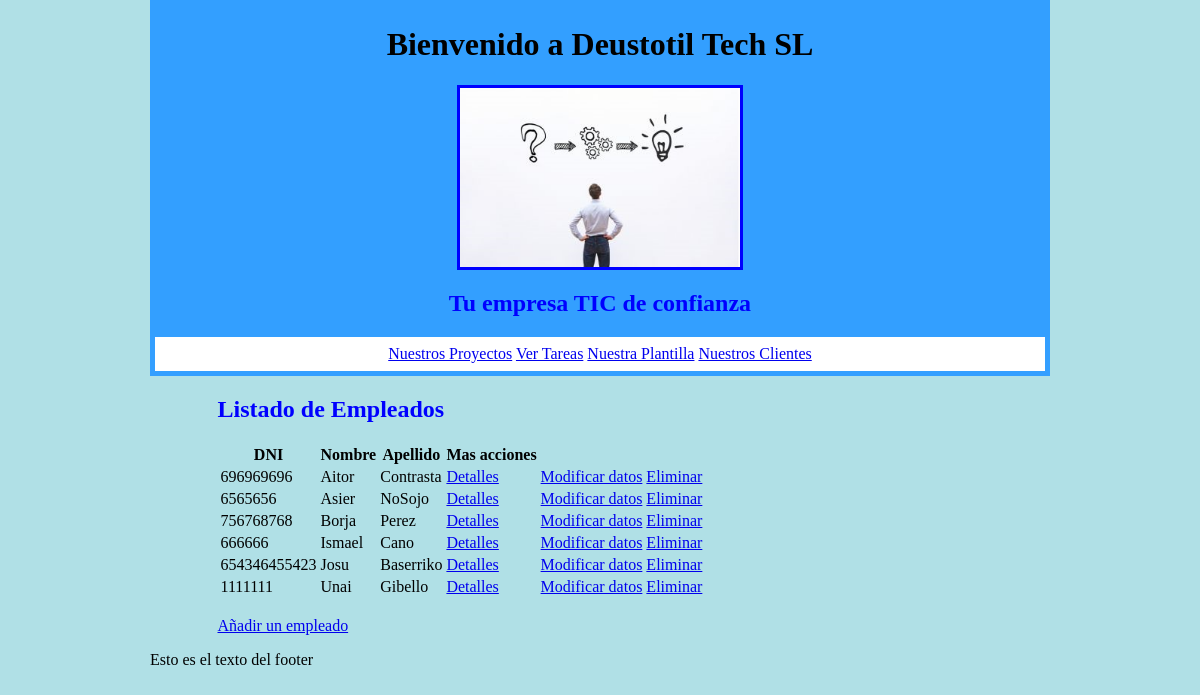
Page /index/lista_empleados/ on the earlier database version.
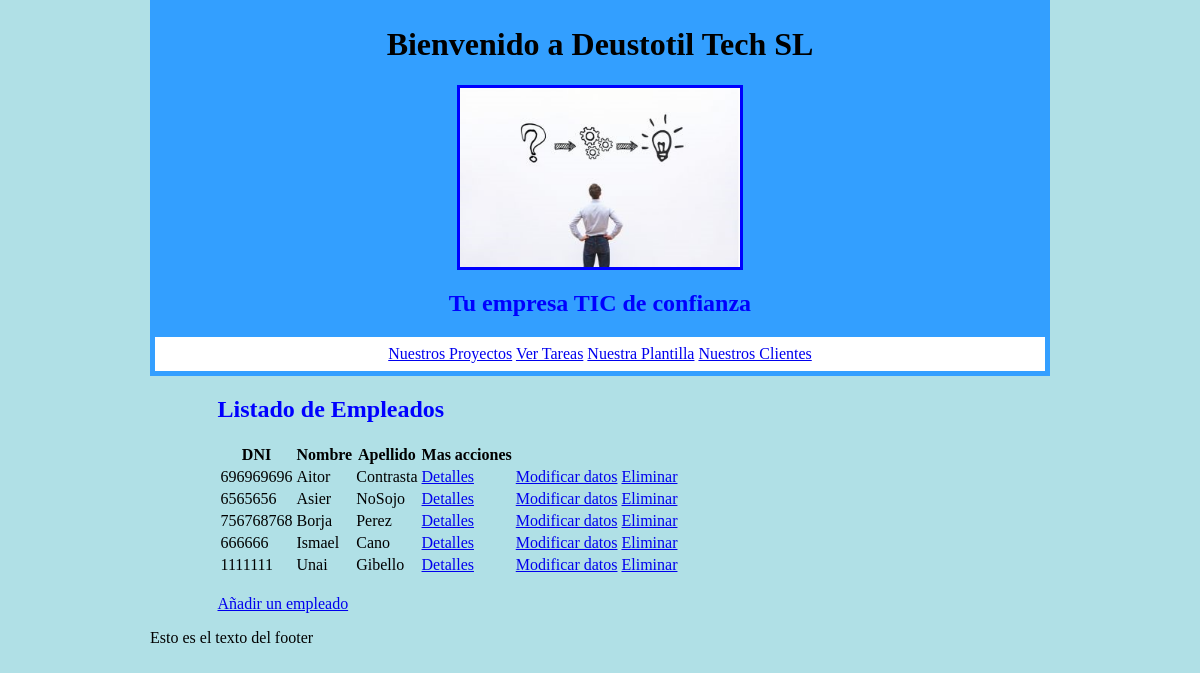
Same page on the later database version.
### appDeustotilTECHSL/models.py (models this page shows, shortened)
class Empleado(models.Model):
    dni = models.CharField(max_length=12)
    nombre = models.CharField(max_length=25)
    apellido1 = models.CharField(max_length=25)
    apellido2 = models.CharField(max_length=25)
    email = models.EmailField()
    telefono = models.IntegerField()

### appDeustotilTECHSL/views.py (the view)
# urls.py: path('lista_empleados/', views.EmpleadoListView.as_view(), name='lista_empleados'),
class EmpleadoListView(ListView):
    model = Empleado
    queryset = Empleado.objects.order_by('nombre')
    template_name = "lista_empleados.html"
    def get_context_data(self, **kwargs):
        context = super(EmpleadoListView, self).get_context_data(**kwargs)
        context['titulo_pagina'] = 'Listado de Empleados'
        return context

### appDeustotilTECHSL/templates/lista_empleados.html
{% extends 'index.html' %}
{% block contenido %}
<table>
    <thead>
        <tr>
            <th>DNI</th>
            <th>Nombre</th>
            <th>Apellido</th>
            <th>Mas acciones</th>
        </tr>
    </thead>
    <tbody>
        {% for empleado in empleado_list %}
        <tr>
            <td>{{ empleado.dni}}</td>
            <td>{{ empleado.nombre }}</td>
            <td>{{ empleado.apellido1 }}</td>
            <td><a href="{% url 'empleado' empleado.id %}">Detalles</a>
            <td><a href="{% url 'modificar_empleado' empleado.id %}">Modificar datos</a>
            <td><a href="{% url 'eliminar_empleado' empleado.id %}">Eliminar</a>
        </tr>
        {% endfor %}
    </tbody>
</table>
<br>
<a href="{% url 'nuevo_empleado' %}">Añadir un empleado</a>
{% endblock %}

Differences in the rows shown:
removed Empleado: dni "654346455423", nombre "Josu", apellido1 "Baserriko"
